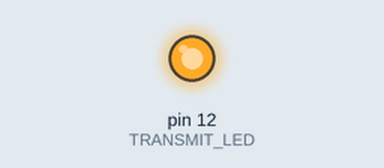
This sketch was run on a simulated Arduino Uno, built with avr-gcc and run on an emulated ATmega328P. On the bench: output pins drawn as LEDs (lit = HIGH).

Above: at 0.6 s.
Timing chart, 0 to 3.0 s (numbered marks = the images above):
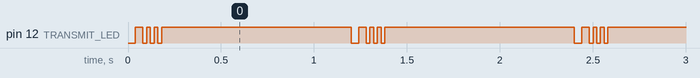

The sketch:

sketch_mar22b.ino
```cpp
#define TRANSMIT_LED 12

#define SAMPLING_TIME 20


char* text = "Vanakkam da maaplae!";


 bool led_state= false;
 bool button_state = false;
bool transmit_data = true;
int bytes_counter = 20;
int total_bytes;


void transmit_byte(char data_byte){
  digitalWrite(TRANSMIT_LED,LOW);
  delay(SAMPLING_TIME);
  for(int i=0;i<8;i++){
    digitalWrite(TRANSMIT_LED,(data_byte>>i)& 0x01);
     delay(SAMPLING_TIME);
  }
   digitalWrite(TRANSMIT_LED,HIGH);
  delay(SAMPLING_TIME);
}


void setup() {
  // put your setup code here, to run once:
 pinMode(TRANSMIT_LED,OUTPUT);
 total_bytes = strlen(text);

}

void loop() {
  // put your main code here, to run repeatedly:
 while(transmit_data){
  transmit_byte(text[total_bytes - bytes_counter]);
  bytes_counter--;
  if(bytes_counter == 0){
    transmit_data = false;
  }
  transmit_data = true;
  bytes_counter = total_bytes;
  delay(1000);
   }
}
```

Measured:
- by itself, pin 12 (TRANSMIT_LED): repeats every 1.2 s: 2 × (LOW 0.02 s, HIGH 0.02 s), LOW 0.02 s, HIGH 1.0 s, LOW 0.04 s, HIGH 0.04 s
